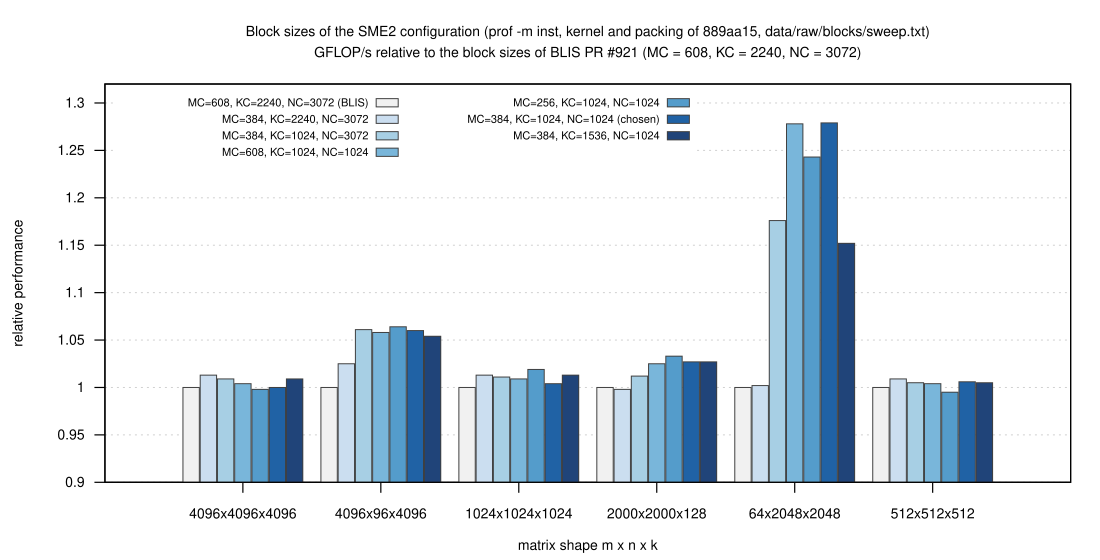

This chart was generated by the following gnuplot code:
load "_style.gp"
set terminal svg size 1100,560 dynamic enhanced font "Helvetica,14" background rgb "white"
set output "blocksize.svg"
set title "Block sizes of the SME2 configuration (prof -m inst, kernel and packing of 889aa15, data/raw/blocks/sweep.txt)\nGFLOP/s relative to the block sizes of BLIS PR #921 (MC = 608, KC = 2240, NC = 3072)"
set style data histograms
set style histogram clustered gap 1
set style fill solid 0.9 border rgb "#404040"
set boxwidth 0.95
set grid noxtics
set yrange [0.9:1.32]
set ytics 0.05
set xlabel "matrix shape m x n x k"
set ylabel "relative performance"
set key inside top left vertical maxrows 4 samplen 1.5 font ",11" nobox
plot S."blocksizes.csv" using "mc608_kc2240_nc3072":xtic(1) lc rgb "#f0f0f0" title "MC=608, KC=2240, NC=3072 (BLIS)", \
     "" using "mc384_kc2240_nc3072" lc rgb "#c6dbef" title "MC=384, KC=2240, NC=3072", \
     "" using "mc384_kc1024_nc3072" lc rgb "#9ecae1" title "MC=384, KC=1024, NC=3072", \
     "" using "mc608_kc1024_nc1024" lc rgb "#6baed6" title "MC=608, KC=1024, NC=1024", \
     "" using "mc256_kc1024_nc1024" lc rgb "#4292c6" title "MC=256, KC=1024, NC=1024", \
     "" using "mc384_kc1024_nc1024" lc rgb "#08519c" title "MC=384, KC=1024, NC=1024 (chosen)", \
     "" using "mc384_kc1536_nc1024" lc rgb "#08306b" title "MC=384, KC=1536, NC=1024"
